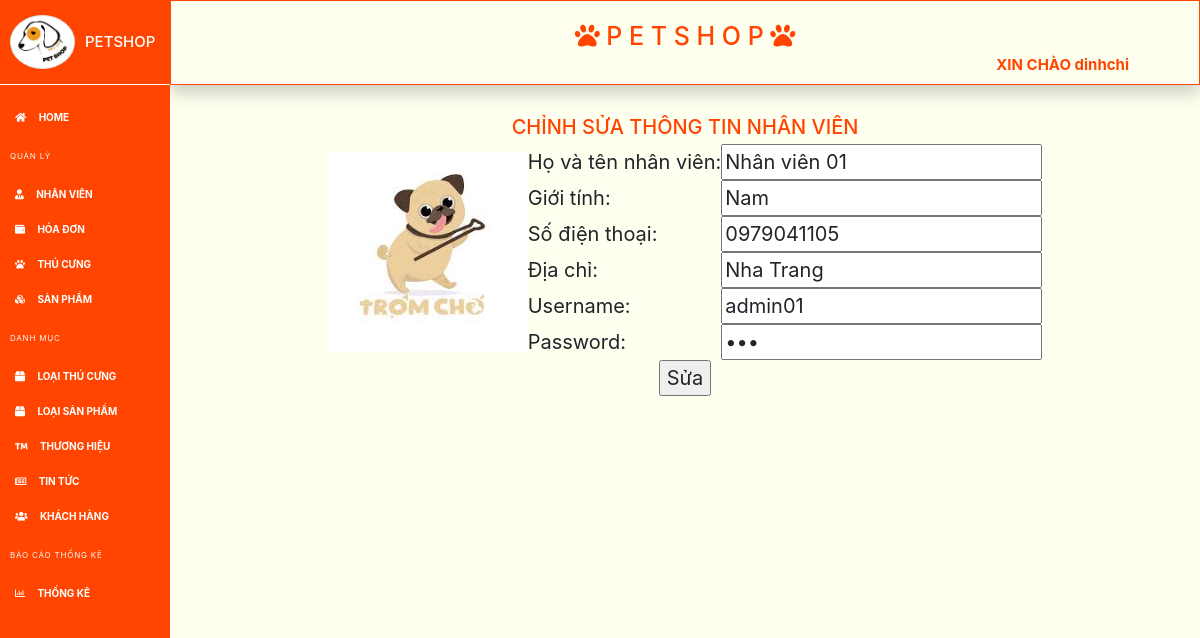
The page /edit-nhanvien.php?ma_nv=AD01 (signed in) on the database its author committed.
### tables this page shows
CREATE TABLE `quan_tri` (
  `ma_qt` varchar(10) NOT NULL,
  `ho_ten` varchar(100) NOT NULL,
  `gioi_tinh` int(11) NOT NULL,
  `sdt` varchar(11) NOT NULL,
  `dia_chi` varchar(200) NOT NULL,
  `anh_dai_dien` text NOT NULL,
  `username` varchar(20) NOT NULL,
  `password` varchar(20) NOT NULL
);

### edit-nhanvien.php (the view, shortened to what this page needs)
<!DOCTYPE html>
<?php
    $manv = $_GET['ma_nv'];
    require("connection/connect.php");
    $sql= mysqli_query($dbc,"select * from quan_tri where ma_qt='$manv'") or die ("Loi khong tim thấy ");
    $kq = mysqli_fetch_array($sql);
?>
<html>
    <head>
        <link rel="stylesheet" href="">
    </head>
    <body>
        <?php
    include 'include/header-ad.php';
    ?>
        <form method="POST" action="xulyeditnv.php" style="font-size: 20px; ">
        <h2 style="text-align: center; color: orangered;">CHỈNH SỬA THÔNG TIN NHÂN VIÊN</h2>
            <table style="display: flex; justify-content: center; font-size: 20px;">
                <tr>
                    <td rowspan="7"><img width="200px"  src="<?php echo 'images/'.$kq['anh_dai_dien']?>"></img></td>
                </tr>
                <tr>
                    <td style='text-align: left;'>Họ và tên nhân viên:</td>
                    <td> <input type="text" name="ho_ten" value="<?php echo $kq['ho_ten'];?>" ></td>
                </tr>
                <tr>
                    <td style='text-align: left;'>Giới tính:</td>
                    <td> <input type="text" name="gioi_tinh" value="<?php if($kq['gioi_tinh'])  echo 'Nam'; else echo 'Nữ';?>" ></td>
                </tr>
                <tr>
                    <td style='text-align: left;'>Số điện thoại:</td>
                    <td> <input type="text" name="sdt" value="<?php echo $kq['sdt'];?>" ></td>
                </tr>
                <tr>
                    <td style='text-align: left;'>Địa chỉ:</td>
                    <td><input type="text" name="dia_chi" value="<?php echo $kq['dia_chi'];?>" ></td>
                </tr>
                <tr>
                    <td style='text-align: left;'>Username:</td>
                    <td><input type="text" name="username" value="<?php echo $kq['username'];?>" ></td>
                </tr>
                <tr>
                    <td style='text-align: left;'>Password:</td>
                    <td><input type="password" name="password" value="<?php echo $kq['password'];?>" ></td>
                </tr>
                <tr>
                    <td colspan="3"><input type="submit" name="submit" value="Sửa"></td>
                </tr>
            </table>
        </form>
    </body>
</html>

### include/style-ad.css (style rules this page uses)
body { min-height: 100vh; overflow-x: hidden; background-color: #FFFFF0 ; }
td { text-align: center; }

### rows shown on the page
quan_tri: anh_dai_dien (picture), ho_ten "Nhân viên 01", gioi_tinh "Nam", sdt "0979041105", dia_chi "Nha Trang", username "admin01"

### other values the page prints
$_SESSION['username'] "dinhchi"
